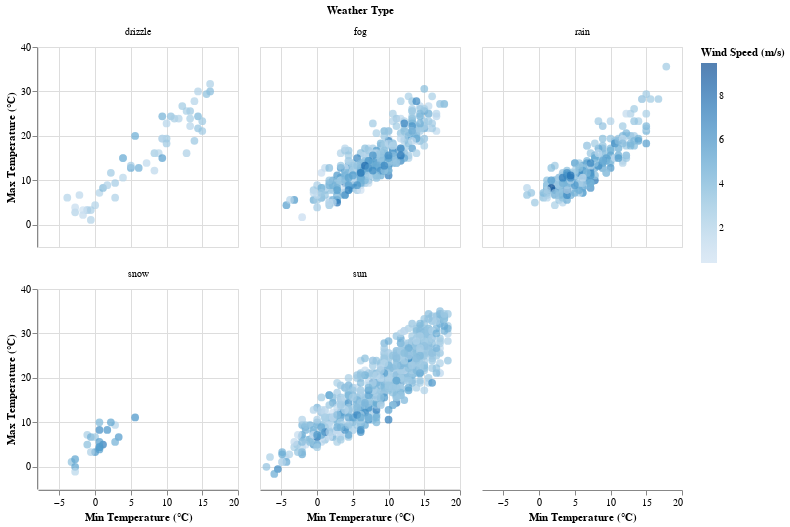

The cell this chart's notebook holds for it:
### Markdown cell above
##### Question 3 (10 points)

Create a facet figure in Altair with 2 row and 3 columns. For each panel in the facet figure, it shows a scatter plot between the max and min temperature for one type of weather. Use the wind speed to color the points. Also add interaction to show the max and min temperature and wind speed for each data point. Include necessary title and labels.

### Code cell
# Create Facet Figure
facet_fig = alt.Chart(weather).mark_circle(size=60, opacity=0.7).encode(
    x=alt.X('temp_min:Q', title='Min Temperature (°C)'),
    y=alt.Y('temp_max:Q', title='Max Temperature (°C)'),
    color=alt.Color('wind:Q', title='Wind Speed (m/s)'),
    tooltip=['temp_min', 'temp_max', 'wind'] # add for interaction 
).add_params(
    alt.selection_point(on='mouseover', fields=['temp_min', 'temp_max', 'wind']) # interactive features
).properties(
    width=200,
    height=200
).facet(
    facet=alt.Facet('weather:N', title='Weather Type'),
    columns=3
).interactive()

facet_fig

### Figure 1 — Vega-Lite specification as saved in the notebook (floating-point values rounded to 4 significant figures; data arrays with more than 128 entries replaced by an {"elided": "..."} marker saying what was removed)
{"config": {"view": {"continuousWidth": 300, "continuousHeight": 300}}, "data": {"name": "data-6881b3c76720a51ecae2e2fb5659aff4"}, "facet": {"field": "weather", "title": "Weather Type", "type": "nominal"}, "spec": {"mark": {"type": "circle", "opacity": 0.7, "size": 60}, "encoding": {"color": {"field": "wind", "title": "Wind Speed (m/s)", "type": "quantitative"}, "tooltip": [{"field": "temp_min", "type": "quantitative"}, {"field": "temp_max", "type": "quantitative"}, {"field": "wind", "type": "quantitative"}], "x": {"field": "temp_min", "title": "Min Temperature (°C)", "type": "quantitative"}, "y": {"field": "temp_max", "title": "Max Temperature (°C)", "type": "quantitative"}}, "height": 200, "name": "view_1", "width": 200}, "columns": 3, "params": [{"name": "param_1", "select": {"type": "point", "fields": ["temp_min", "temp_max", "wind"], "on": "mouseover"}, "views": ["view_1"]}, {"name": "param_2", "select": {"type": "interval", "encodings": ["x", "y"]}, "bind": "scales", "views": ["view_1"]}], "$schema": "https://vega.github.io/schema/vega-lite/v5.20.1.json", "datasets": {"data-6881b3c76720a51ecae2e2fb5659aff4": {"elided": "1461 records"}}}
